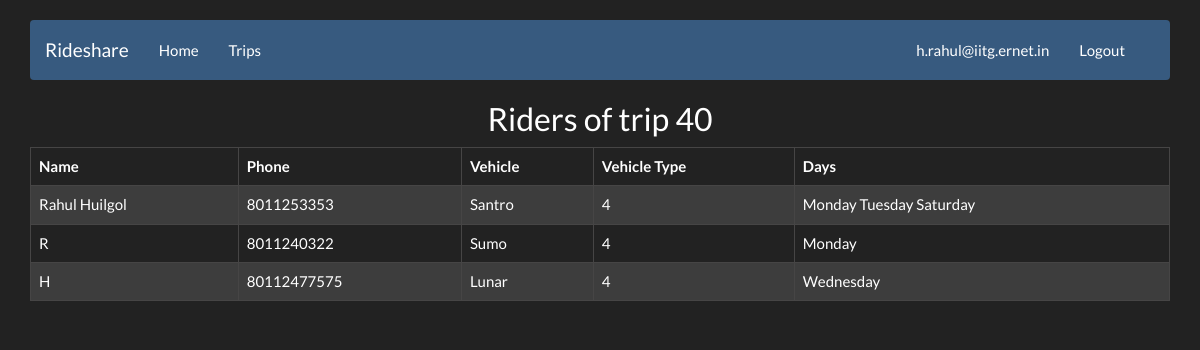
Page /views/riders.php?tripid=40 (signed in) on the committed database.
### tables this page shows
CREATE TABLE IF NOT EXISTS `riders` (
  `tripid` int(11) NOT NULL,
  `userid` int(11) NOT NULL,
  `vehicle` varchar(100) NOT NULL,
  `vehicletyp` varchar(20) NOT NULL,
  `days` int(128) NOT NULL
);

CREATE TABLE IF NOT EXISTS `users` (
`userid` int(11) NOT NULL,
  `name` varchar(50) NOT NULL,
  `password` varchar(50) NOT NULL,
  `email` varchar(30) NOT NULL,
  `phone` varchar(15) NOT NULL
);

### models/db.php (called while the page is built, shortened)
<?php
class db{
	private $host,$username,$pass,$mydb;
	public function db(){
			$this->host = HOSTNAME;
			$this->username = DBUSER;
			$this->pass = DBPASS;
	}
	public function connect()
	{
		$con = mysql_connect($this->host, $this->username, $this->pass );
		if(!$con){
					echo "Not connected to database";
			return -1;
		}
		else
		{
			return $con;
		}
	}
}
 ?>

### models/trips.php (called while the page is built, shortened)
<?php
include 'db.php';
class trips
{
	public function getRiders($tripid)
	{
		$query2 = "select * from rideshare.riders as r ,rideshare.users as u where tripid='".$tripid."' and r.userid=u.userid;";
		$rval = mysql_query($query2);
		if ($rval)
			{return $rval;}
		else
			{return 0;}
	}
}
?>

### controllers/listriders.php (the view, shortened to what this page needs)
<?php
include_once '../models/trips.php';
$tripsob = New trips();
$result = $tripsob->getRiders($_SESSION['tripid']);
while($row = mysql_fetch_array($result))
    {
    	echo '<tr>
        		<td>'.$row['name'].'</td>
        		<td>'.$row['phone'].'</td>
        		<td>'.$row['vehicle'].'</td>
                <td>'.$row['vehicletyp'].'</td>
        		<td>
        		';
            if ($row['days']&2)
                echo 'Monday ';
            if ($row['days']&4)
                echo 'Tuesday ';
            if ($row['days']&8)
                echo 'Wednesday ';
            if ($row['days']&64)
                echo 'Saturday ';
                echo '</td>';
        echo '</tr>';
    }
?>

### views/css/navbar.css (style rules this page uses)
body { padding-top: 20px; padding-bottom: 20px; }

### rows in the picture
riders: userid.name "Rahul Huilgol", userid.phone "8011253353", vehicle "Santro", vehicletyp "4", days "Monday"
riders: userid.name "R", userid.phone "8011240322", vehicle "Sumo", vehicletyp "4", days "Monday"
riders: userid.name "H", userid.phone "80112477575", vehicle "Lunar", vehicletyp "4", days "Wednesday"

### other values in the picture
$_SESSION['email'] "h.rahul@iitg.ernet.in"
$_GET['tripid'] "40"
